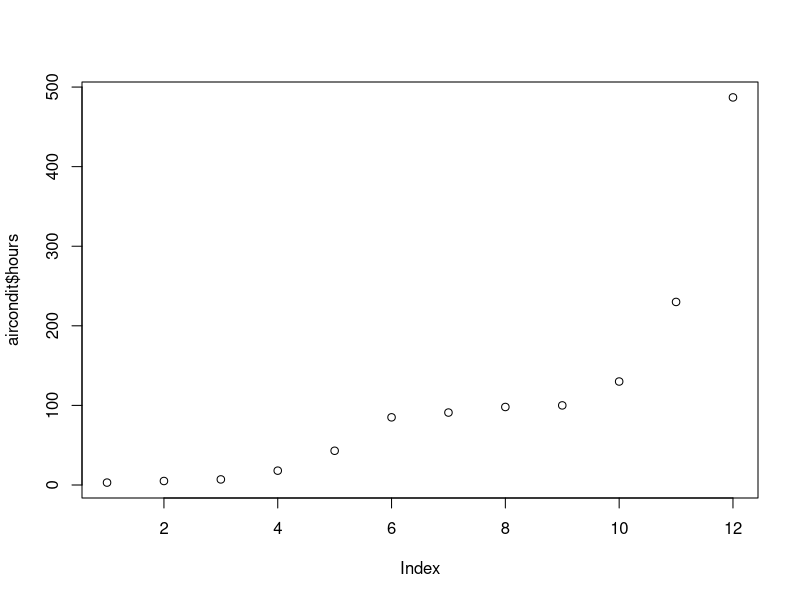
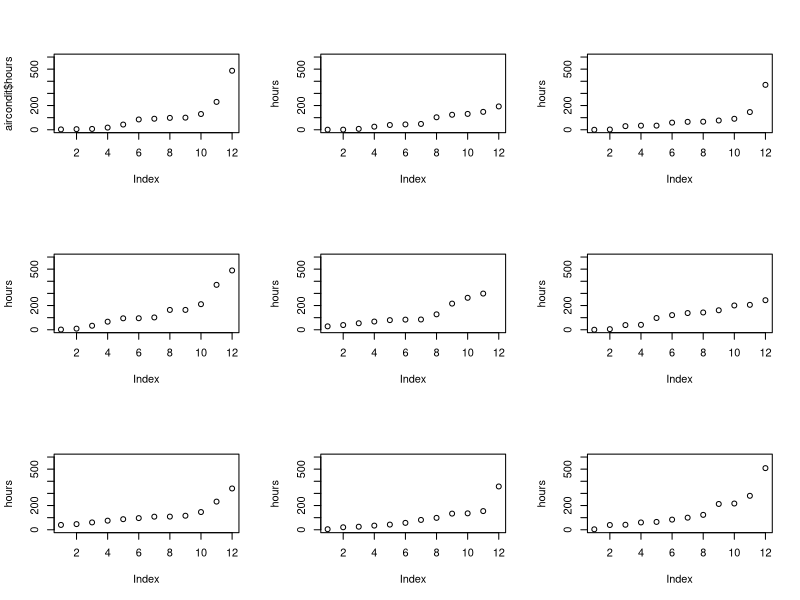
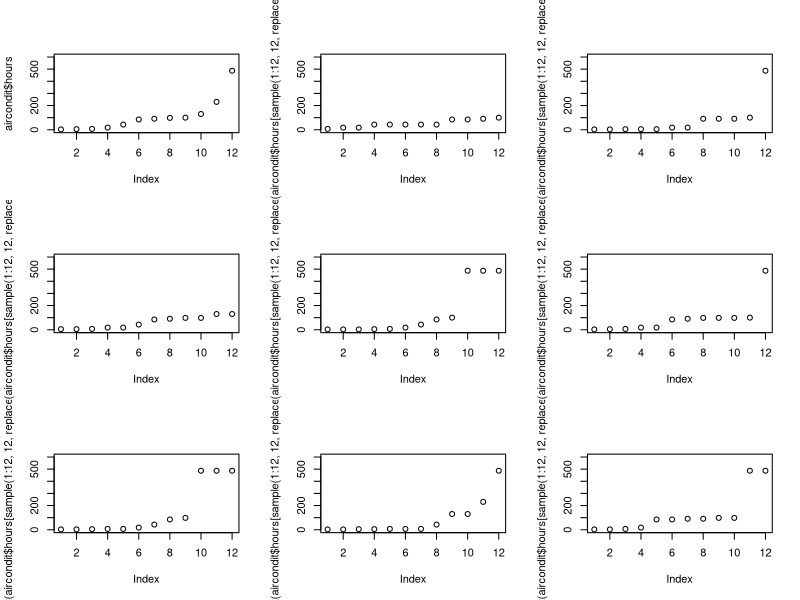
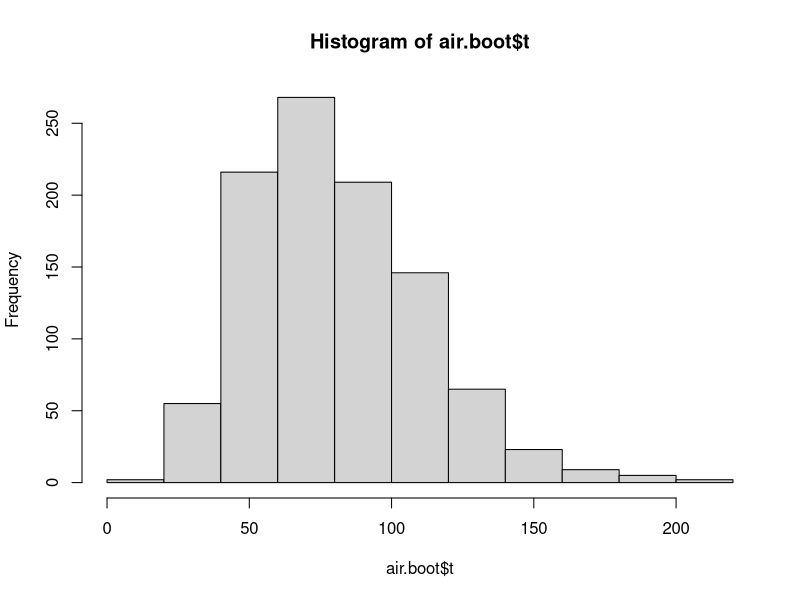
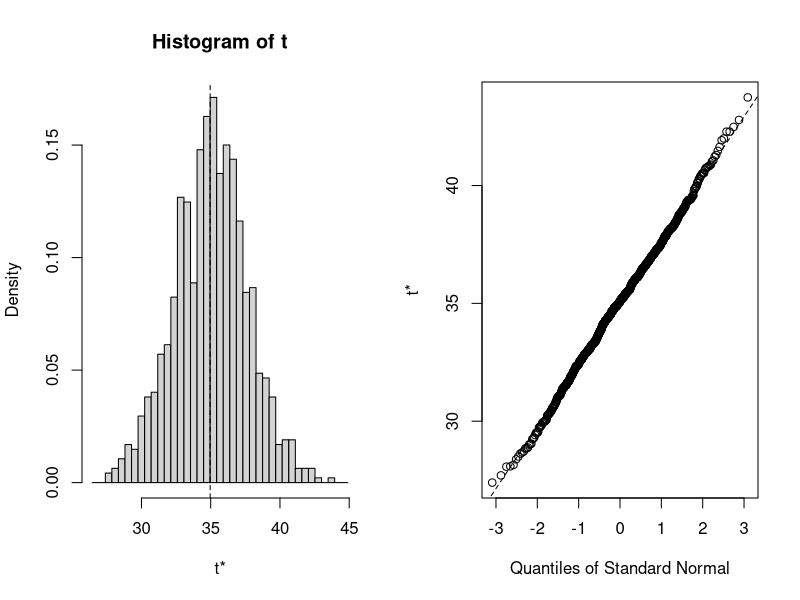
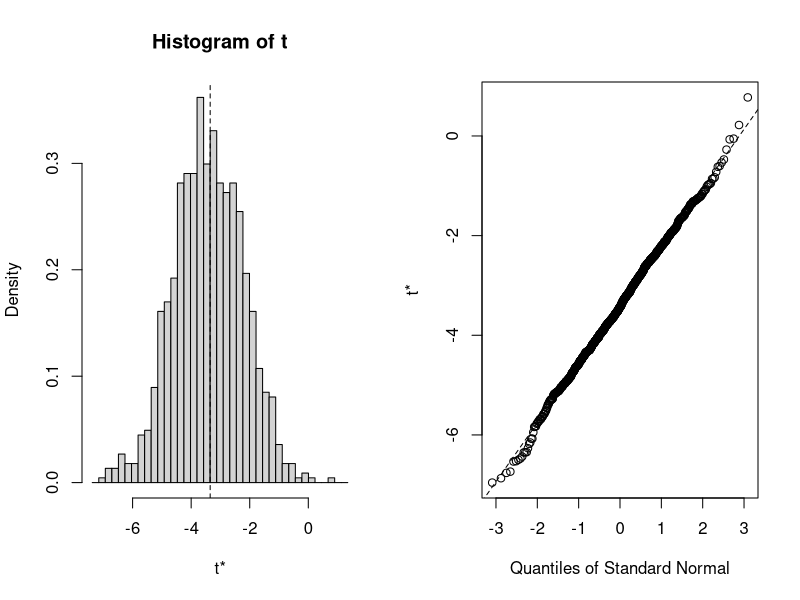
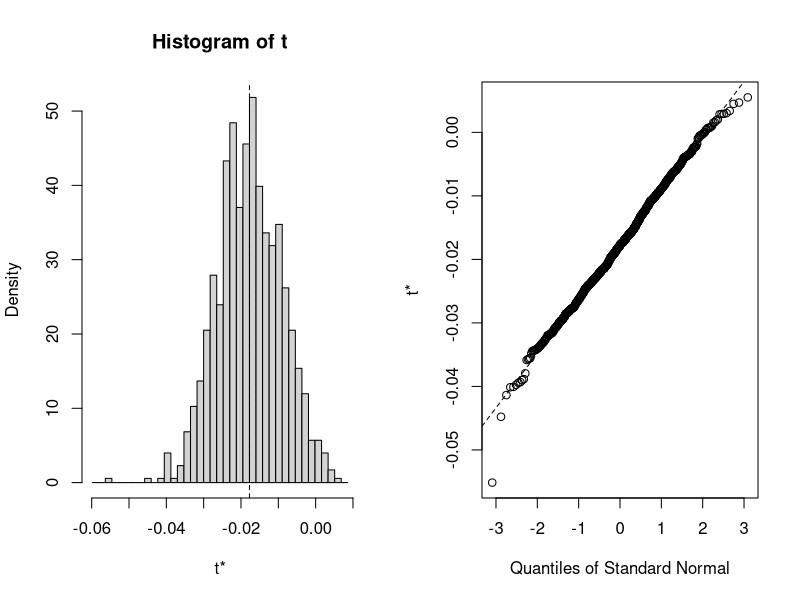
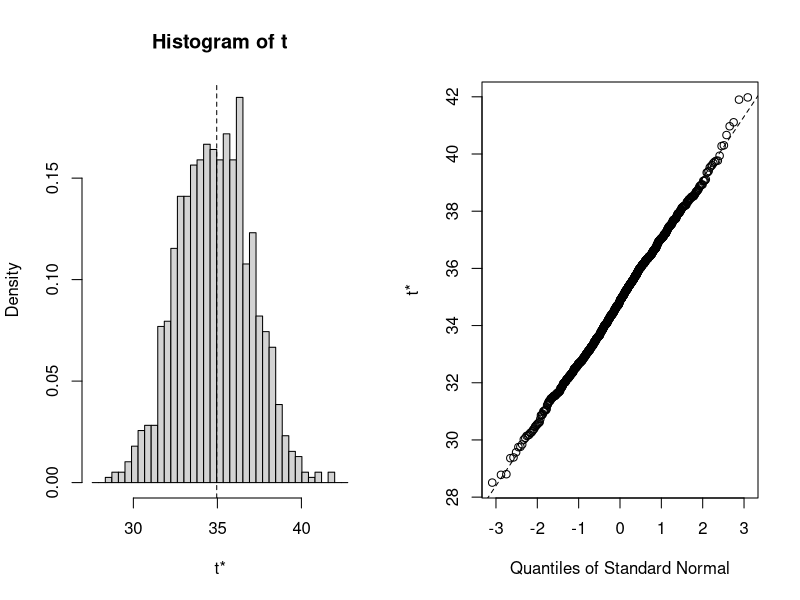

Generate these figures, in order, with R:
# Parametric bootstrap (example adapted from help file of boot())

# We look at the air-conditioning data. 
library(boot)
data(aircondit)
?aircondit
summary(aircondit)

par(mfrow=c(1,1))
plot(aircondit$hours)  # data are sorted

# We conduct parametric bootstrap under exponential model
# Recall if X ~ Exp(eta), then E(X)=1/eta.
# Based on n i.i.d. observations, the MLE of eta is 1/(mean of observations)
# We are interested in estimating the *median* of the distribution (theta). 

# Function to compute the median of the data:
air.fun <- function(data) {
  return(median(data$hours))
}

air.rg <- function(data, mle) {
  # Function to generate random exponential variates.
  # mle will contain the mle of eta
  out <- data
  out$hours <- rexp(nrow(out), mle)
  return(out)
}

# check plots:
par(mfrow=c(3,3))
plot(aircondit$hours,ylim=c(0,600))

replicate(8, plot(sort(air.rg(aircondit, 1/mean(aircondit$hours))$hours),ylim=c(0,600), ylab="hours"))

# compare to nonparametric bootstrap:
par(mfrow=c(3,3))
plot(aircondit$hours,ylim=c(0,600))
replicate(8, plot(sort(aircondit$hours[sample(1:12,12,replace=T)]),ylim=c(0,600)))

# conduct parametric bootstrap:
air.boot <- boot(aircondit, air.fun, R=1000, sim = "parametric",
                 ran.gen = air.rg, mle = 1/mean(aircondit$hours))

air.boot
par(mfrow=c(1,1))
hist(air.boot$t)

boot.ci(air.boot,type=c("norm","basic","perc"))


################

# Bootstrap and regression:
library(boot)

data(mtcars)
fit <- lm(mpg ~ wt + disp, data=mtcars)

# random X approach: case resampling

# function to obtain bootstrapped regression estimates 
bootstr <- function(data, indices) {
  d <- data[indices,]
  fit <- lm(formula=mpg~wt+disp, data=d)
  return(coef(fit)) 
} 

# bootstrapping with 1000 replications 
results <- boot(data=mtcars, statistic=bootstr, 
                R=1000)

# view results
results
plot(results, index=1) # intercept 
plot(results, index=2) # wt 
plot(results, index=3) # disp 

# get 95% confidence intervals 
boot.ci(results, type=c("norm", "basic"), index=1) # intercept 
boot.ci(results, type=c("norm", "basic"), index=2) # wt 
boot.ci(results, type=c("norm", "basic"), index=3) # disp

# we can use duality between confidence intervals and tests:
# since zero is not included in any of the confidence intervals, 
# all coefficients are significant. 

#####

# Fixed X approach: bootstrap residuals (resampling or model-based)
# We will use resampling. 

# function to obtain bootstrapped regression estimates
bootstr.resid <- function(data, indices) {
  resid.new <- fit$residuals[indices]
  y.new <- fit$fitted + resid.new
  data.new <- data.frame(mpg=y.new, wt=data$wt, disp=data$disp)
  fit.new <- lm(mpg ~ wt + disp, data=data.new)
  return(coef(fit.new)) 
} 

fit <- lm(mpg ~ wt + disp, data=mtcars)

results.2 <- boot(data=mtcars, statistic=bootstr.resid, R=1000)

# view results
results.2
plot(results.2, index=1) # intercept 
plot(results.2, index=2) # wt 
plot(results.2, index=3) # disp 

# get 95% confidence intervals 
boot.ci(results.2, type="norm", index=1) # intercept 
boot.ci(results.2, type="norm", index=2) # wt 
boot.ci(results.2, type="norm", index=3) # disp

# for comparison:
boot.ci(results, type="norm", index=3)

# It makes little difference in this case. 
